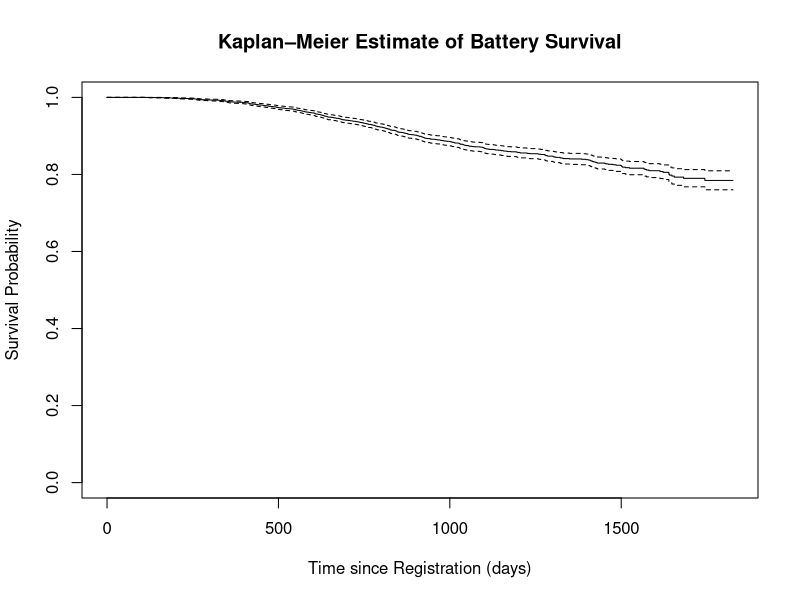
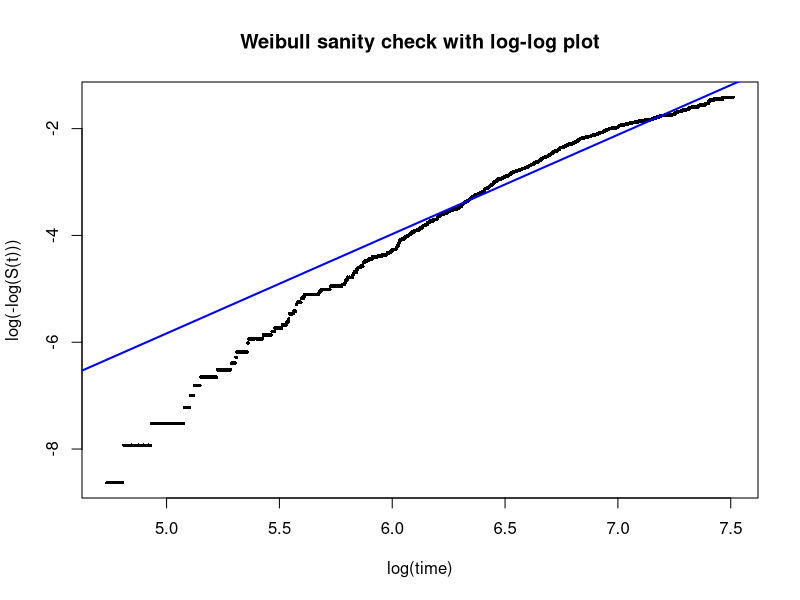
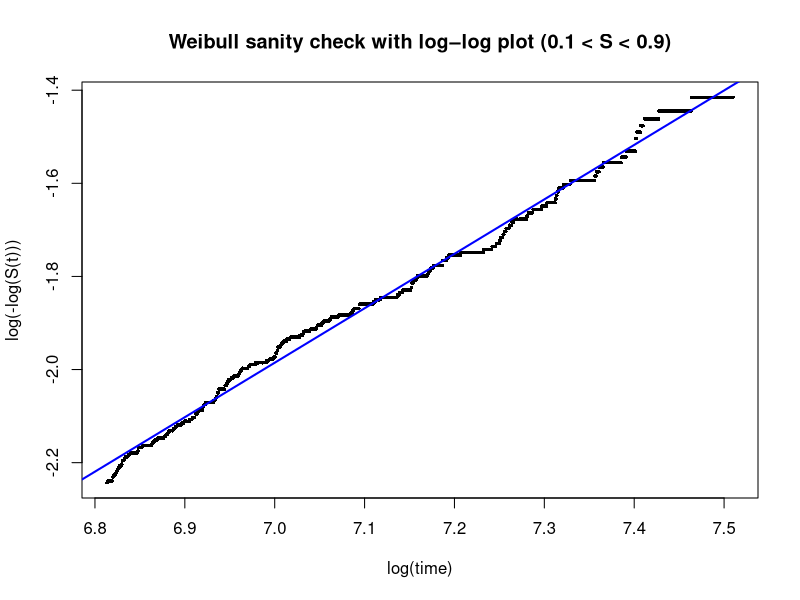
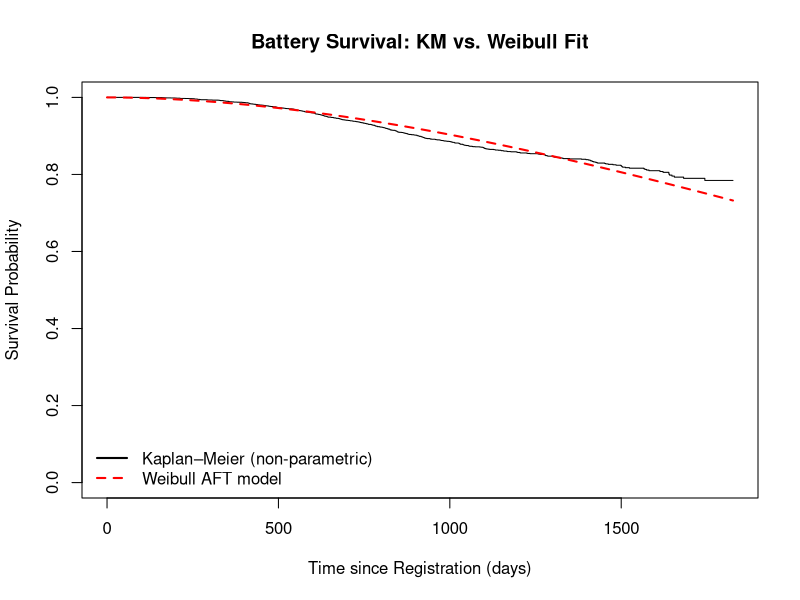
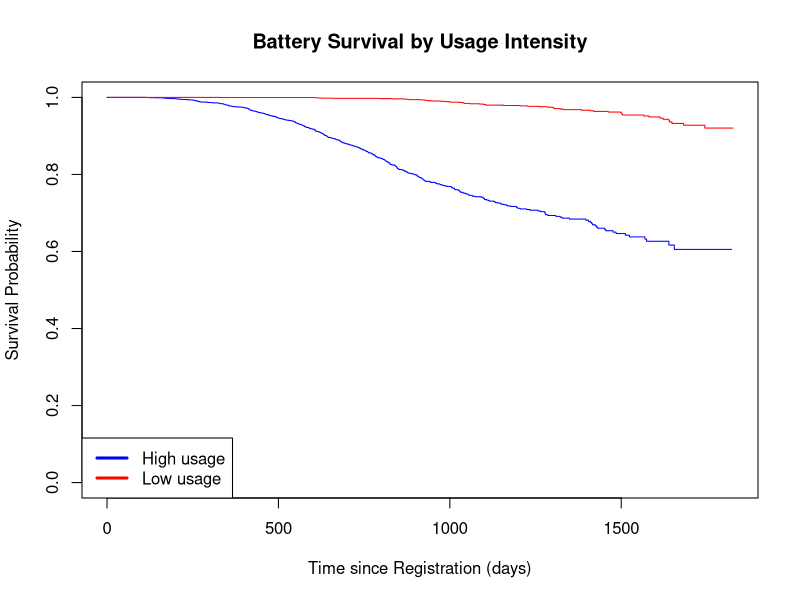

The R source for these figures, in order:
## ---- chunk 1
# Set echo=TRUE to show code in the output for transparency
knitr::opts_chunk$set(echo = TRUE)
## ---- chunk 2
library(survival)
library(dplyr)
library(lubridate)

# Read data, skipping header lines and marking '---' as NA
data <- read.csv("DirtSlurper3100.csv", skip = 12, na.strings = "---", stringsAsFactors = FALSE)

# Convert dates from character to Date class
data$Registration.date <- dmy(data$Registration.date)
data$Failure.date <- dmy(data$Failure.date)

# Exclude extreme use cases (>=2400 hours of use)
data_filtered <- filter(data, Total.usage.time < 2400)

dim(data_filtered)

## ---- chunk 3
# Define event indicator for battery failure (1 if battery failed, 0 if censored)
data_filtered$Event <- ifelse(data_filtered$Battery.status == "Damage", 1, 0)
cutoff_date <- as.Date("2020-01-01")

# Preprocessing not to lose any useful data
data_filtered <- data %>%
  dplyr::filter(Total.usage.time < 2400) %>%
  dplyr::mutate(
    # Event = 1 only if Battery.status explicitly says "Damage"; 0 otherwise (including NA)
    Event     = as.integer(!is.na(Battery.status) & Battery.status == "Damage"),
    End.date  = dplyr::if_else(!is.na(Failure.date), Failure.date, cutoff_date),
    time_days = as.numeric(End.date - Registration.date)
  )

# keep rows with a valid non-negative time
surv_data <- data_filtered %>% dplyr::filter(!is.na(time_days), time_days >= 0) %>%
  dplyr::select(time_days, Total.usage.time, Event)

# define usage groups in an ordereded way, so colors and legends are consistent
data_filtered <- data_filtered %>%
  dplyr::mutate(
    usage_rate = Total.usage.time / pmax(time_days, 1),
    UsageGroup = factor(
      ifelse(usage_rate >= median(usage_rate, na.rm=TRUE), "High usage", "Low usage"),
      levels = c("High usage", "Low usage")
    )
  )

summary(surv_data$time_days)    # Observed times (in days)
table(surv_data$Event)          # Censored (0) vs Events (1)

## ---- chunk 4
# Kaplan-Meier survival estimation for battery lifetime
KM_fit <- survfit(Surv(time_days, Event) ~ 1, data = surv_data)
KM_fit

# Survival probability estimates at specific time points (1 yr, 2 yr, 1000 days, 3 years)
summary(KM_fit, times = c(365, 730, 1000, 1095))
## ---- chunk 5
# Plot the Kaplan-Meier survival curve with 95% confidence interval
plot(KM_fit, conf.int = TRUE, mark.time = FALSE,
     xlab = "Time since Registration (days)", ylab = "Survival Probability",
     main = "Kaplan–Meier Estimate of Battery Survival")
## ---- chunk 6
# Fit a Weibull accelerated failure-time model for battery lifetime
weibull_fit <- survreg(Surv(time_days, Event) ~ 1, data = surv_data, dist = "weibull")
summary(weibull_fit)

# Extract Weibull parameters (shape and scale) from survreg output
weibull_shape <- 1 / weibull_fit$scale
weibull_scale <- exp(coef(weibull_fit))
weibull_shape
weibull_scale

# Compute L10 estimated in days (the time by which 10% of batteries have failed) from Weibull model
L10_param <- weibull_scale * (-log(0.9))^(1 / weibull_shape)
L10_param
## ---- chunk 7

# Weibull sanity check: log{-log S(t)} vs log(t) 
KM_fit <- survfit(Surv(time_days, Event) ~ 1, data = surv_data) 
t <- KM_fit$time 
S <- KM_fit$surv 
idx <- which(t > 0 & S > 0 & S < 1) 
x <- log(t[idx]) 
y <- log(-log(S[idx])) 

plot(x, y, pch = 16, cex=0.5, 
     xlab ="log(time)", ylab = "log(-log(S(t)))",
     main = "Weibull sanity check with log-log plot")
abline(a = - weibull_shape * log(weibull_scale), b = weibull_shape, col="blue", lwd=2)

## ---- chunk 8
# Weibull sanity check: log{-log S(t)} vs log(t)
KM_fit <- survfit(Surv(time_days, Event) ~ 1, data = surv_data)

t <- KM_fit$time
S <- KM_fit$surv

idx <- which(t > 0 & S > 0.1 & S < 0.9)
x <- log(t[idx])
y <- log(-log(S[idx]))

# y = a + b x, where b = beta and a = -beta*log(alpha)
lin_fit <- lm(y ~ x)

plot(x, y, pch = 16, cex = 0.5,
     xlab = "log(time)", ylab = "log(-log(S(t)))",
     main = "Weibull sanity check with log–log plot (0.1 < S < 0.9)")
abline(lin_fit, col = "blue", lwd = 2)

## ---- chunk 9

# Parametric Weibull survival curve on the KM curve for comparison
plot(KM_fit, conf.int = FALSE, mark.time = FALSE, 
     xlab = "Time since Registration (days)", ylab = "Survival Probability",
     main = "Battery Survival: KM vs. Weibull Fit")

t_seq <- seq(0, max(surv_data$time_days), length.out = 200)
weibull_surv <- exp(- (t_seq / weibull_scale) ^ weibull_shape)  # S(t) Weibull

lines(t_seq, weibull_surv, col = "red", lwd = 2, lty = 2)
legend("bottomleft", legend = c("Kaplan–Meier (non-parametric)", "Weibull AFT model"), col = c("black", "red"), lty = c(1, 2), lwd = 2, bty = "n")

## ---- chunk 10
# Analyze effect based on the usage intensity
# Define usage rate [hours/day] for each unit
surv_data$usage_rate <- surv_data$Total.usage.time / (surv_data$time_days)
surv_data$usage_rate[!is.finite(surv_data$usage_rate)] <- NA  # handle division by 0 if any time_days=0

# Define "High" vs "Low" usage group based on the median usage rate
median_rate <- median(surv_data$Total.usage.time / (surv_data$time_days), na.rm = TRUE)
data_filtered$UsageGroup <- ifelse((surv_data$usage_rate) >= median_rate, "High usage", "Low usage")

# KM curves by usage group
KM_by_usage <- survfit(Surv(time_days, Event) ~ UsageGroup, data = data_filtered)
# Plot survival curves for heavy vs light usage
plot(KM_by_usage, col = c("blue", "red"), xlab = "Time since Registration (days)", 
     ylab = "Survival Probability", 
     main = "Battery Survival by Usage Intensity")
legend("bottomleft", legend = c("High usage", "Low usage"), col = c("blue", "red"), lwd = 3)
## ---- chunk 11
# Log-rank test for difference in survival between usage groups
survdiff(Surv(time_days, Event) ~ UsageGroup, data = data_filtered)
# We obtain a large Chi-square and a tiny p-value, so they indicate a significant difference between the two groups
## ---- chunk 12
# Bootstrap confidence interval for L10 (10% failure time)
set.seed(123)
B <- 500   # number of bootstrap replicates
L10_boot <- numeric(B)
for(b in 1:B) {
  # sample subjects with replacement
  boot_indices <- sample(seq_len(nrow(surv_data)), size = nrow(surv_data), replace = TRUE)
  boot_sample <- surv_data[boot_indices, ]
  # fit Weibull AFT model on bootstrap sample
  boot_fit <- survreg(Surv(time_days, Event) ~ 1, data = boot_sample, dist = "weibull")
  boot_shape <- 1 / boot_fit$scale
  boot_scale <- exp(coef(boot_fit))
  L10_boot[b] <- boot_scale * (-log(0.9))^(1 / boot_shape)
}
# Calculate 95% CI from bootstrap distribution
L10_ci <- quantile(L10_boot, probs = c(0.025, 0.975))
L10_ci

# Two-sided 95% CI
L10_ci_95 <- quantile(L10_boot, c(0.025, 0.975))
L10_ci_95

# One-sided lower 95% bound (for “at least” claims)
L10_lower_95 <- quantile(L10_boot, 0.05)
L10_lower_95

# One-sided lower 90% bound
L10_lower_90 <- quantile(L10_boot, 0.10)
L10_lower_90

